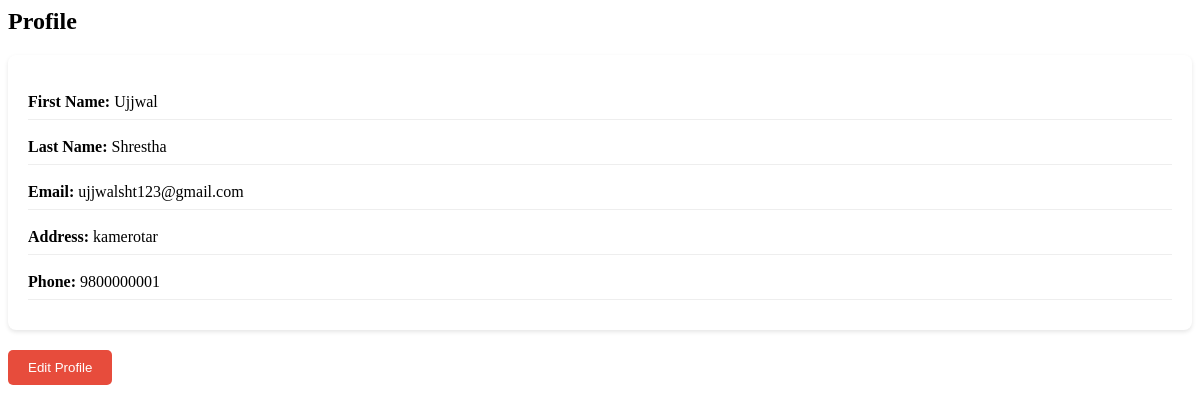
Page /userdashboard/profile.php (signed in) on the committed database.
### tables this page shows
CREATE TABLE `users` (
  `id` int(11) NOT NULL,
  `first_name` varchar(255) NOT NULL,
  `last_name` varchar(255) NOT NULL,
  `email` varchar(255) NOT NULL,
  `address` varchar(255) DEFAULT NULL,
  `phone` varchar(20) DEFAULT NULL,
  `role` enum('admin','customer') NOT NULL,
  `password` varchar(255) NOT NULL
);

### userdashboard/profile.php (the view, shortened to what this page needs)
<?php
include '../db.php';
$user_id = $_SESSION['user_id'];
$sql = "SELECT first_name, last_name, email, address, phone FROM users WHERE id = ?";
$stmt = $conn->prepare($sql);
$stmt->bind_param("i", $user_id);
$stmt->execute();
$result = $stmt->get_result();
if ($result->num_rows > 0) {
    $user = $result->fetch_assoc();
} else {
    echo "User not found";
    exit;
}
?>
<h2>Profile</h2>
<div class="profile-info">
    <p><strong>First Name:</strong> <?php echo htmlspecialchars($user['first_name']); ?></p>
    <p><strong>Last Name:</strong> <?php echo htmlspecialchars($user['last_name']); ?></p>
    <p><strong>Email:</strong> <?php echo htmlspecialchars($user['email']); ?></p>
    <p><strong>Address:</strong> <?php echo htmlspecialchars($user['address'] ?? 'Not provided'); ?></p>
    <p><strong>Phone:</strong> <?php echo htmlspecialchars($user['phone'] ?? 'Not provided'); ?></p>
</div>
<button onclick="loadContent('edit_profile.php')" class="edit-btn">Edit Profile</button>

### userdashboard/profile.php (style rules this page uses)
.profile-info { background-color: #fff; padding: 20px; border-radius: 8px; box-shadow: 0 2px 4px rgba(0,0,0,0.1); margin-bottom: 20px; }
.profile-info p { margin: 10px 0; padding: 8px 0; border-bottom: 1px solid #eee; }
.edit-btn { background-color: #e74c3c; color: white; padding: 10px 20px; border: none; border-radius: 5px; cursor: pointer; transition: background-color 0.3s ease; }

### rows in the picture
users: first_name "Ujjwal", last_name "Shrestha", email "ujjwalsht123@gmail.com", address "kamerotar", phone "9800000001"
